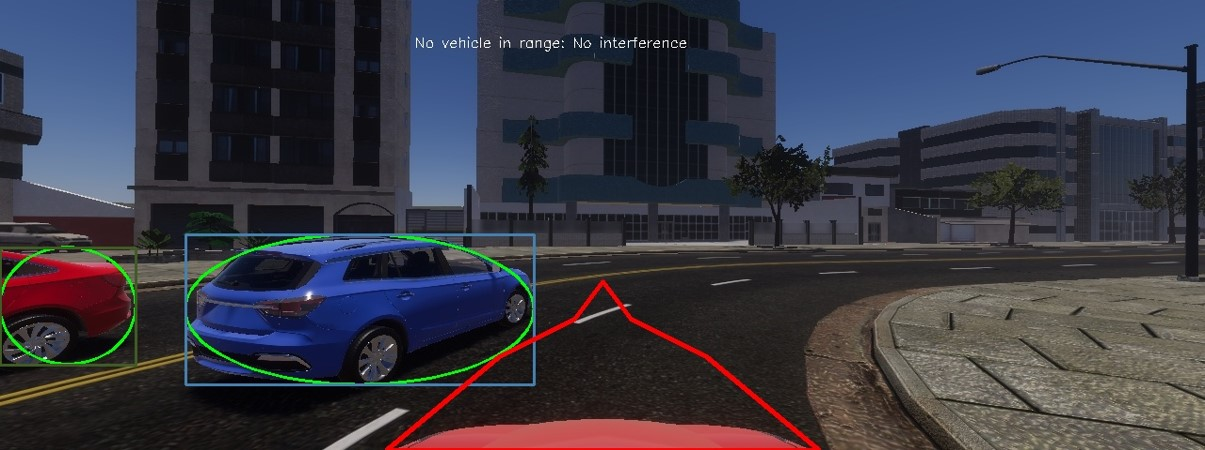
#> input picture pic1.jpg, 1205 x 450 px
$ python -i utils.py   (imports and definitions only)
#> lines starting #> are read from the running program, lines starting #| are printed output that depends on the picture
"""
  *  @copyright (c) 2020 Charan Karthikeyan P V, Nagireddi Jagadesh Nischal
  *  @file    utils.py
  *  @author  Charan Karthikeyan P V, Nagireddi Jagadesh Nischal
  *
  *  @brief Supplemetary file to run the train file containing the functions to
  *   augment and preprocess the images and steering angles.
 """
import cv2, os
import numpy as np
import matplotlib.image as mpimg
import math

# declaration of image parameters
IMAGE_HEIGHT, IMAGE_WIDTH, IMAGE_CHANNELS = 224, 224, 3
INPUT_SHAPE = (IMAGE_HEIGHT, IMAGE_WIDTH, IMAGE_CHANNELS)

"""
* @brief Function to load the images from the path
* @param data direcrtory
* @param File path of the images
* @return The image file
"""

class LetterBox:
    # YOLOv5 LetterBox class for image preprocessing, i.e. T.Compose([LetterBox(size), ToTensor()])
    def __init__(self, size=(224, 224), auto=False, stride=32):
        super().__init__()
        self.h, self.w = (size, size) if isinstance(size, int) else size
        self.auto = auto  # pass max size integer, automatically solve for short side using stride
        self.stride = stride  # used with auto

    def __call__(self, im):  # im = np.array HWC
        imh, imw = im.shape[:2]
        r = min(self.h / imh, self.w / imw)  # ratio of new/old
        h, w = round(imh * r), round(imw * r)  # resized image
        hs, ws = (math.ceil(x / self.stride) * self.stride for x in (h, w)) if self.auto else self.h, self.w
        top, left = round((hs - h) / 2 - 0.1), round((ws - w) / 2 - 0.1)
        im_out = np.full((self.h, self.w, 3), 114, dtype=im.dtype)
        im_out[top:top + h, left:left + w] = cv2.resize(im, (w, h), interpolation=cv2.INTER_LINEAR)
        return im_out

# [5 lines left out: function load_image, not called in this run]

"""
* @brief Function to crop the imeages to the required shape
* @param The image to crop
* @return The cropped image
"""


def crop(image):

   # Crop the image (removing the sky at the top and the car front at the bottom)

    return image[20:-20, 90:-90, :]  # remove the sky and the car front

"""
* @brief Resize the image to the input shape used by the network model
* @param Image file to Resize
* @return The Resized image for the network
"""
def resize(image):
    letterbox = LetterBox(size=(224, 224))
    output = letterbox(image)
    return output

"""
* @brief Fuinction to convert the color space of the image from RGB to YUV.
* @param The image to change the colorspace.
* @return The converted image.
"""
def rgb2yuv(image):
    return cv2.cvtColor(image, cv2.COLOR_RGB2YUV)

"""
* @brief Function to run the preprocess of the images.
* @param The images from the dataset
* @return The preprocessed images.
"""
def preprocess(image):
    image = crop(image)
    image = resize(image)
    image = rgb2yuv(image)
    image = cv2.GaussianBlur(image, (3, 3), 0)
    return image

# [5 lines left out: function preprocess_drive, not called in this run]

"""
* @brief Function to randomly choose the center, left and right images
* to adjust the steering angles.
* @param Steering angles that corresponds to the images.
* @return The new adjusted steering angles.
"""
# [9 lines left out: function choose_image, not called in this run]

    # [6 lines of commented-out code are left out]

"""
* @brief Function to randomly flip the left and right images and adjust
* the steering angles.
* @param The images from the left or right dataset.
* @param The steering angle of the corresponding images.
* @return the flipped images and their corresponding steering angles.
"""
# [5 lines left out: function random_flip, not called in this run]

"""
* @brief Fuinction to randomly translate the image vertically and horizontally.
* @param The image to translate.
* @param The steering angle of the selected image.
* @param Range of x translation.
* @param Range of y translation.
* @return The image and its corresponding steering angle
"""
# [8 lines left out: function random_translate, not called in this run]

"""
* @brief Randomly generates shadows in the image.
* @param The image to add shadow on.
* @return The image with added shadows.
"""
# [18 lines left out: function random_shadow, not called in this run]

"""
* @brief Function to adjust the brightness of the images.
* @param The image to process
* @return The brightness equalized image.
"""
# [6 lines left out: function random_brightness, not called in this run]

"""
* @brief Function to augment the image and trhe steering angle of the center image
* @param The data directory containing thje images.
* @param The center, left and right images and their corresponding steering angles.
* @param The x and y range of the image augmentation allowd(set to a default value
* unless specified on execution)
* @return Returns the output from all image augmentation process.
"""
# [7 lines left out: function augument, not called in this run]

"""
* @brief Function to Generate training image give image paths and associated steering angles
* @param The directory path where the data is stored.
* @param The image paths for each image.
* @param The steering angles for the images.
* @param The variable containing the size of the required batch size.
* @param Binary value of the status of the training process.
* @return The images and steering angles.
"""
# [20 lines left out: function batch_generator, not called in this run]

>>> import cv2
>>> picture = cv2.cvtColor(cv2.imread('pic1.jpg'), cv2.COLOR_BGR2RGB)
>>> result = preprocess(picture)
#> in crop, `return image[20:-20, 90:-90, :]`:
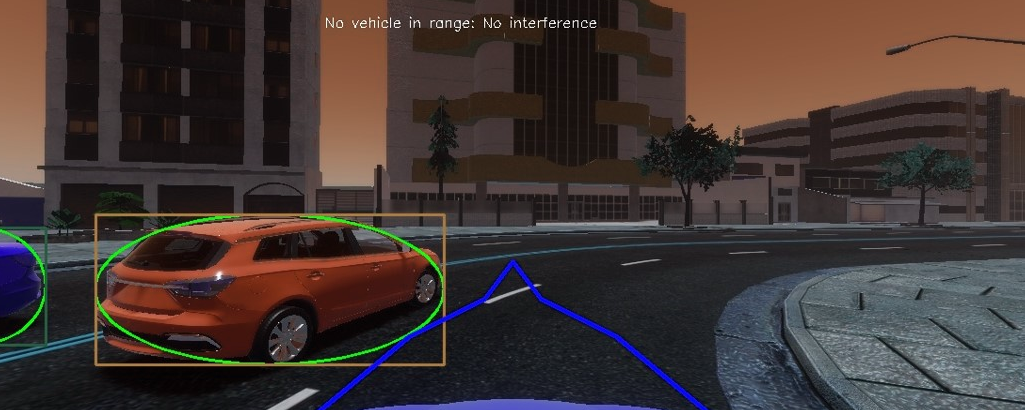
#> returned value: shape (410, 1025, 3); mean of channels 0, 1, 2 52, 54.5, 66; drawn as B, G, R
#> in __call__, `im_out[top:top + h, left:left + w] = cv2.resize(im, (w, h), interpolat..`:
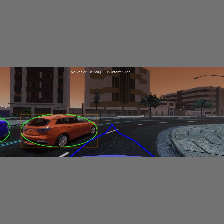
#> im_out: shape (224, 224, 3); mean of channels 0, 1, 2 89, 89.9, 94.6; drawn as B, G, R
#> in rgb2yuv, `return cv2.cvtColor(image, cv2.COLOR_RGB2YUV)`: returned value: shape (224, 224, 3); mean of channels 0, 1, 2 90.2, 130.1, 126.9
#> in preprocess, `image = cv2.GaussianBlur(image, (3, 3), 0)`: image: shape (224, 224, 3); mean of channels 0, 1, 2 90.2, 130.2, 126.9
